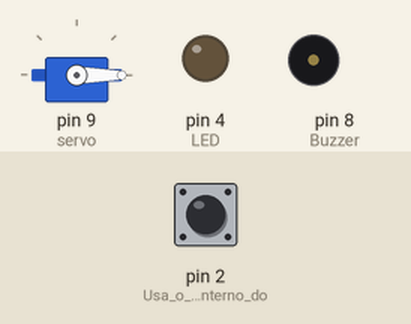
This sketch was run on a simulated Arduino Uno, built with avr-gcc and run on an emulated ATmega328P. Shown: servo, output pins drawn as LEDs (lit = HIGH), buzzer (waves = sounding). Dashed ring = blinking. Inputs (shaded band) come from the test bench; at power-on: pin 2 (Usa_o_pull-up_interno_do) HIGH.

Above: at 1.7 s.
1.8 s: pin 2 (Usa_o_pull-up_interno_do) pulled LOW for 1 s
At 2.12 s:
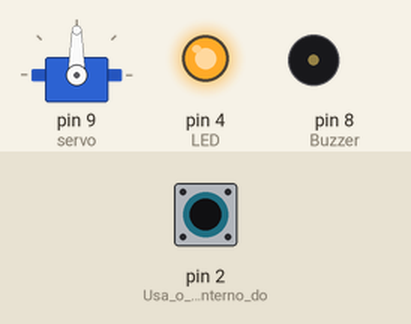
4.3 s: pin 2 (Usa_o_pull-up_interno_do) pulled LOW for 0.15 s
At 4.37 s:
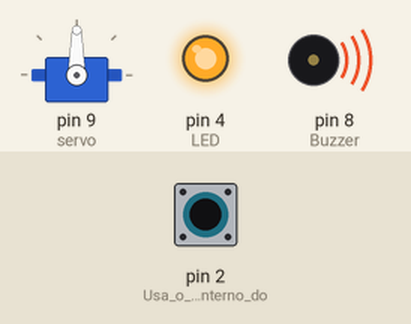
5.9 s: pin 2 (Usa_o_pull-up_interno_do) pulled LOW for 3.2 s
At 5.97 s:
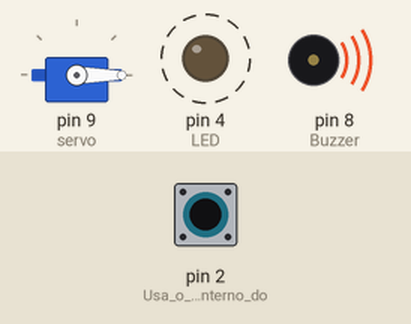
Timing chart, 0 to 10.6 s (numbered marks = the images above; inputs shaded):
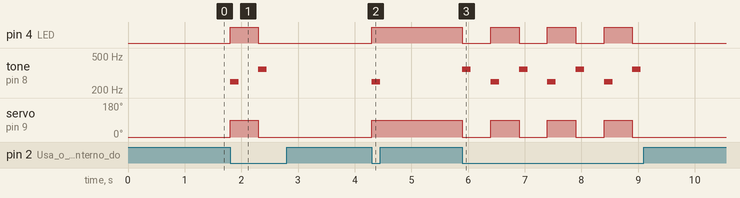

Measured:
- after the input at 1.8 s, pin 4 (LED): LOW → HIGH at once, → LOW 0.50 s later; tone on pin 8 (Buzzer): silent → 250 Hz at once, → silent 0.15 s later, → 350 Hz 0.35 s later, → silent 0.15 s later; servo on pin 9 (servo): 0° → 90° at once, → 0° 0.50 s later
- after the input at 4.3 s, pin 4 (LED): LOW → HIGH at once; tone on pin 8 (Buzzer): silent → 250 Hz at once, → silent 0.15 s later; servo on pin 9 (servo): 0° → 90° at once
- after the input at 5.9 s, pin 4 (LED): alternates HIGH for 0.50 s and LOW for 0.50 s, 7 changes in all, then stays LOW, starting at once; tone on pin 8 (Buzzer): silent → 350 Hz at once, then repeats every 1.0 s: silent 0.35 s, 250 Hz 0.15 s, silent 0.35 s, 350 Hz 0.15 s, until it stays silent from 9.1 s

The sketch:

Servo-Led-Buzzer-Botao.ino
```cpp
#include <Servo.h>

Servo servo;
int bnt = 2;
int pos = 0;
bool aberto = false; // Guarda se a cancela está aberta ou fechada

void setup() {
  servo.attach(9);
  servo.write(0); // Começa fechado
  pinMode(4, OUTPUT); // LED
  pinMode(8, OUTPUT); // Buzzer
  pinMode(2, INPUT_PULLUP); // Usa o pull-up interno do Arduino (evita ruídos no botão)
  delay(500);
}

void loop() {
  // Se o botão for pressionado (LOW por causa do INPUT_PULLUP)
  if (digitalRead(2) == LOW) {

    if (!aberto) {
      // AÇÃO: ABRIR (Servo vai para 90, liga LED e toca som)
      pos = 90;
      servo.write(pos);
      digitalWrite(4, HIGH);
      tone(8, 250, 150); // Som de abertura
      aberto = true;     // Salva que agora está aberto
    }
    else {
      // AÇÃO: FECHAR (Servo vai para 0, desliga LED e toca som)
      pos = 0;
      servo.write(pos);
      digitalWrite(4, LOW);
      tone(8, 350, 150); // Som de fechamento (tom diferente)
      aberto = false;    // Salva que agora está fechado
    }

    delay(500); // Tempo de espera para evitar que um clique longo acione duas vezes (Debounce)
  }
}
```
